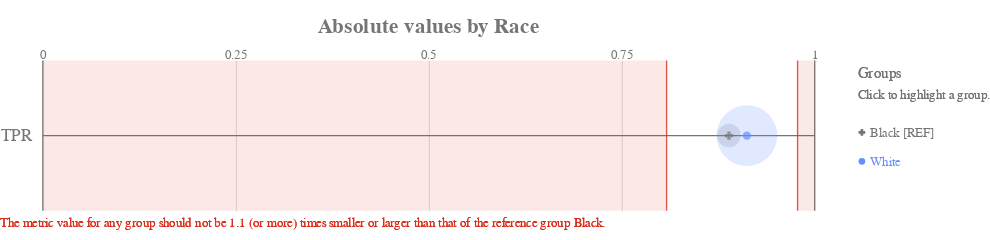

Notebook cell for this chart:
### Code cell
ap.absolute(bdf, metrics, 'Race', fairness_threshold = disparity_tolerance)

### Figure 1 — Vega-Lite specification as saved in the notebook (floating-point values rounded to 4 significant figures)
{"config": {"view": {"continuousWidth": 400, "continuousHeight": 300, "strokeWidth": 0}, "axisLeft": {"labelColor": "rgb(117,117,117)", "labelFont": "Arial", "labelFontSize": 16}, "title": {"align": "center", "baseline": "middle", "color": "rgb(117,117,117)", "font": "Arial", "fontSize": 20, "fontWeight": "bold"}}, "layer": [{"data": {"name": "data-2877b248c93196b56da8c0b23bb53c1d"}, "mark": {"type": "rule", "stroke": "rgb(117,117,117)", "strokeWidth": 1.25, "tooltip": ""}, "encoding": {"x": {"type": "quantitative", "field": "start", "scale": {"domain": [0, 1], "range": [40.0, 760.0]}}, "x2": {"field": "end"}, "y": {"type": "nominal", "axis": {"domain": false, "labelAngle": 0, "labelPadding": -30, "orient": "left", "ticks": false, "title": ""}, "field": "y_position", "scale": {"domain": ["TPR"], "range": [17.5, 157.5]}}}}, {"data": {"name": "data-6cfe259518f6c7b358d8f836a73e6b7f"}, "mark": {"type": "rule", "stroke": "rgb(117,117,117)", "strokeWidth": 1.25, "tooltip": ""}, "encoding": {"x": {"type": "quantitative", "field": "x_position", "scale": {"domain": [0, 1], "range": [40.0, 760.0]}}, "y": {"value": 17.5}, "y2": {"value": 157.5}}}, {"data": {"name": "data-60ed1133fa688d151d36705a369482e0"}, "mark": {"type": "text", "align": "center", "color": "rgb(117,117,117)", "font": "Arial", "fontSize": 12, "fontWeight": "normal", "tooltip": ""}, "encoding": {"text": {"type": "nominal", "field": "value"}, "x": {"type": "quantitative", "field": "value", "scale": {"domain": [0, 1], "range": [40.0, 760.0]}}, "y": {"value": 12.25}}}, {"layer": [{"mark": {"type": "rect", "opacity": 0.8, "stroke": "rgb(217, 46, 28)", "strokeWidth": 1.25, "tooltip": ""}, "encoding": {"x": {"type": "quantitative", "field": "lower_threshold_value", "scale": {"domain": [0, 1], "range": [40.0, 760.0]}}, "x2": {"field": "lower_threshold_value"}, "y": {"type": "nominal", "axis": {"domain": false, "grid": false, "labels": false, "ticks": false, "title": " "}, "field": "metric", "scale": {"domain": ["TPR"], "range": [17.5, 157.5]}}}}, {"mark": {"type": "rect", "opacity": 0.8, "stroke": "rgb(217, 46, 28)", "strokeWidth": 1.25, "tooltip": ""}, "encoding": {"x": {"type": "quantitative", "field": "upper_threshold_value", "scale": {"domain": [0, 1], "range": [40.0, 760.0]}}, "x2": {"field": "upper_threshold_value"}, "y": {"type": "nominal", "axis": {"domain": false, "grid": false, "labels": false, "ticks": false, "title": " "}, "field": "metric", "scale": {"domain": ["TPR"], "range": [17.5, 157.5]}}}}, {"layer": [{"mark": {"type": "rect", "fill": "rgb(217, 46, 28)", "opacity": 0.1, "tooltip": ""}, "encoding": {"x": {"type": "quantitative", "field": "lower_threshold_value", "scale": {"domain": [0, 1], "range": [40.0, 760.0]}}, "x2": {"field": "lower_end"}, "y": {"type": "nominal", "axis": {"domain": false, "grid": false, "labels": false, "ticks": false, "title": " "}, "field": "metric", "scale": {"domain": ["TPR"], "range": [17.5, 157.5]}}}}, {"mark": {"type": "rect", "fill": "rgb(217, 46, 28)", "opacity": 0.1, "tooltip": ""}, "encoding": {"x": {"type": "quantitative", "field": "upper_threshold_value", "scale": {"domain": [0, 1], "range": [40.0, 760.0]}}, "x2": {"field": "upper_end"}, "y": {"type": "nominal", "axis": {"domain": false, "grid": false, "labels": false, "ticks": false, "title": " "}, "field": "metric", "scale": {"domain": ["TPR"], "range": [17.5, 157.5]}}}}]}, {"data": {"name": "data-79dd248bdaa0ea02c535240e8ad022c8"}, "mark": {"type": "text", "align": "left", "baseline": "top", "fill": "rgb(217, 46, 28)", "font": "Arial", "fontSize": 12, "fontWeight": "normal", "tooltip": ""}, "encoding": {"text": {"value": "The metric value for any group should not be 1.1 (or more) times smaller or larger than that of the reference group Black."}, "x": {"value": 0}, "y": {"value": 163.3}}}], "data": {"name": "data-e8d792e24d6cf7ec637d51842338bcd9"}}, {"layer": [{"mark": "circle"}, {"data": {"name": "data-2078a4c0fcf4e4b3e9839a676b428900"}, "mark": {"type": "circle", "opacity": 0.2}, "encoding": {"color": {"condition": {"type": "nominal", "field": "attribute_value", "legend": null, "scale": {"domain": ["Black", "White"], "range": ["rgb(117,117,117)", "rgb(100, 143, 255)", "rgb(254, 97, 0)", "rgb(220, 38, 127)", "rgb(255, 176, 0)", "rgb(120, 94, 240)"]}, "selection": "selector013"}, "value": "rgb(224,224,224)"}, "size": {"type": "quantitative", "field": "group_size", "legend": null, "scale": {"domain": [0, 2150.0], "range": [0, 3848.0]}}, "tooltip": [{"type": "nominal", "field": "attribute_value", "title": "Group"}, {"type": "nominal", "field": "tooltip_group_size", "title": "Group Size"}, {"type": "nominal", "field": "tooltip_disparity_explanation_tpr", "title": "Disparity"}, {"type": "quantitative", "field": "tpr", "format": ".2f", "title": "TPR"}], "x": {"type": "quantitative", "axis": {"domain": false, "labels": false, "ticks": false, "title": null, "values": [0.25, 0.5, 0.75]}, "field": "tpr", "scale": {"domain": [0, 1], "range": [40.0, 760.0]}}, "y": {"type": "nominal", "axis": {"domain": false, "grid": false, "labels": false, "ticks": false, "title": " "}, "field": "metric_variable", "scale": {"domain": ["TPR"], "range": [17.5, 157.5]}}}, "selection": {"selector015": {"type": "multi", "empty": "all", "fields": ["attribute_value"]}}, "transform": [{"calculate": "'TPR'", "as": "metric_variable"}]}, {"layer": [{"mark": "point"}, {"data": {"name": "data-2078a4c0fcf4e4b3e9839a676b428900"}, "mark": {"type": "point", "filled": true, "size": 60}, "encoding": {"color": {"condition": {"type": "nominal", "field": "attribute_value", "legend": null, "scale": {"domain": ["Black", "White"], "range": ["rgb(117,117,117)", "rgb(100, 143, 255)", "rgb(254, 97, 0)", "rgb(220, 38, 127)", "rgb(255, 176, 0)", "rgb(120, 94, 240)"]}, "selection": "selector013"}, "value": "rgb(224,224,224)"}, "shape": {"type": "nominal", "field": "attribute_value", "legend": null, "scale": {"domain": ["Black", "White"], "range": ["cross", "circle"]}}, "tooltip": [{"type": "nominal", "field": "attribute_value", "title": "Group"}, {"type": "nominal", "field": "tooltip_group_size", "title": "Group Size"}, {"type": "nominal", "field": "tooltip_disparity_explanation_tpr", "title": "Disparity"}, {"type": "quantitative", "field": "tpr", "format": ".2f", "title": "TPR"}], "x": {"type": "quantitative", "axis": {"domain": false, "labels": false, "ticks": false, "title": null, "values": [0.25, 0.5, 0.75]}, "field": "tpr", "scale": {"domain": [0, 1], "range": [40.0, 760.0]}}, "y": {"type": "nominal", "axis": {"domain": false, "grid": false, "labels": false, "ticks": false, "title": " "}, "field": "metric_variable", "scale": {"domain": ["TPR"], "range": [17.5, 157.5]}}}, "selection": {"selector014": {"type": "multi", "empty": "all", "fields": ["attribute_value"]}}, "transform": [{"calculate": "'TPR'", "as": "metric_variable"}]}]}]}, {"layer": [{"mark": {"type": "point", "filled": true, "opacity": 1, "size": 39.48}, "encoding": {"color": {"condition": {"type": "nominal", "field": "attribute_value", "legend": null, "scale": {"domain": ["Black", "White"], "range": ["rgb(117,117,117)", "rgb(100, 143, 255)", "rgb(254, 97, 0)", "rgb(220, 38, 127)", "rgb(255, 176, 0)", "rgb(120, 94, 240)"]}, "selection": "selector013"}, "value": "rgb(224,224,224)"}, "shape": {"type": "nominal", "field": "attribute_value", "legend": null, "scale": {"domain": ["Black", "White"], "range": ["cross", "circle"]}}, "x": {"value": 804}, "y": {"type": "nominal", "axis": {"domain": false, "grid": false, "labels": false, "ticks": false, "title": " "}, "field": "attribute_value", "scale": {"domain": ["Black", "White"], "range": [71, 125]}}}, "selection": {"selector013": {"type": "multi", "empty": "all", "fields": ["attribute_value"]}}}, {"mark": {"type": "text", "align": "left", "baseline": "middle", "font": "Arial", "fontSize": 12, "fontWeight": "normal"}, "encoding": {"color": {"condition": {"type": "nominal", "field": "attribute_value", "legend": null, "scale": {"domain": ["Black", "White"], "range": ["rgb(117,117,117)", "rgb(100, 143, 255)", "rgb(254, 97, 0)", "rgb(220, 38, 127)", "rgb(255, 176, 0)", "rgb(120, 94, 240)"]}, "selection": "selector013"}, "value": "rgb(224,224,224)"}, "text": {"type": "nominal", "field": "label"}, "x": {"value": 812}, "y": {"type": "nominal", "axis": {"domain": false, "grid": false, "labels": false, "ticks": false, "title": " "}, "field": "attribute_value", "scale": {"domain": ["Black", "White"], "range": [71, 125]}}}, "selection": {"selector016": {"type": "multi", "empty": "all", "fields": ["attribute_value"]}}}, {"data": {"name": "data-79dd248bdaa0ea02c535240e8ad022c8"}, "mark": {"type": "text", "align": "left", "baseline": "middle", "color": "rgb(117,117,117)", "font": "Arial", "fontSize": 12, "fontWeight": "normal"}, "encoding": {"text": {"value": "Click to highlight a group."}, "x": {"value": 800}, "y": {"value": 49}}}, {"data": {"name": "data-79dd248bdaa0ea02c535240e8ad022c8"}, "mark": {"type": "text", "align": "left", "baseline": "middle", "color": "rgb(117,117,117)", "font": "Arial", "fontSize": 14, "fontWeight": "normal"}, "encoding": {"text": {"value": "Groups"}, "x": {"value": 800}, "y": {"value": 30}}}], "data": {"name": "data-b3507041cc32a6b0d7dedcfcdb3a7f4c"}}], "height": 175, "padding": {"top": 15, "bottom": 10}, "resolve": {"scale": {"size": "independent", "y": "independent"}}, "title": "Absolute values by Race", "width": 800, "$schema": "https://vega.github.io/schema/vega-lite/v4.8.1.json", "datasets": {"data-2877b248c93196b56da8c0b23bb53c1d": [{"y_position": "TPR", "start": 0, "end": 1}], "data-6cfe259518f6c7b358d8f836a73e6b7f": [{"x_position": 0}, {"x_position": 1}], "data-60ed1133fa688d151d36705a369482e0": [{"value": 0.0}, {"value": 0.25}, {"value": 0.5}, {"value": 0.75}, {"value": 1.0}], "data-e8d792e24d6cf7ec637d51842338bcd9": [{"lower_end": 0, "upper_end": 1, "lower_threshold_value": 0.8081, "upper_threshold_value": 0.9778, "metric": "TPR"}], "data-79dd248bdaa0ea02c535240e8ad022c8": [{"a": 1, "b": 0}, {"a": 1, "b": 0}], "data-2078a4c0fcf4e4b3e9839a676b428900": [{"attribute_name": "Race", "attribute_value": "Black", "group_size": 270, "total_entities": 2062, "tpr": 0.8889, "tpr_disparity": 1.0, "tpr_disparity_scaled": 0.0, "tooltip_group_size": "270 (13.09%)", "tooltip_disparity_explanation_tpr": "Reference group"}, {"attribute_name": "Race", "attribute_value": "White", "group_size": 1792, "total_entities": 2062, "tpr": 0.9121, "tpr_disparity": 1.026, "tpr_disparity_scaled": 0.02613, "tooltip_group_size": "1,792 (86.91%)", "tooltip_disparity_explanation_tpr": "1.03 times larger TPR than the reference group"}], "data-b3507041cc32a6b0d7dedcfcdb3a7f4c": [{"attribute_value": "Black", "label": "Black [REF]"}, {"attribute_value": "White", "label": "White"}]}}
